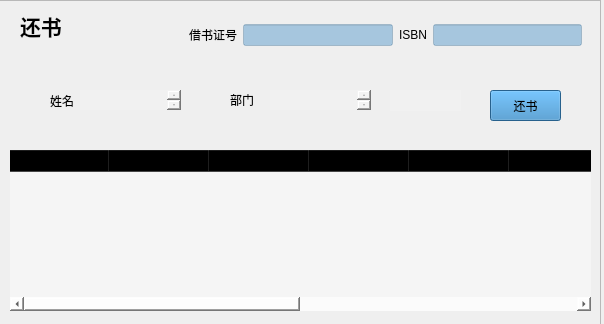
<?xml version="1.0" encoding="UTF-8"?>
<ui version="4.0">
 <class>backbook</class>
 <widget class="QWidget" name="backbook">
  <property name="geometry">
   <rect>
    <x>0</x>
    <y>0</y>
    <width>604</width>
    <height>324</height>
   </rect>
  </property>
  <property name="windowTitle">
   <string>Form</string>
  </property>
  <widget class="QLabel" name="label">
   <property name="geometry">
    <rect>
     <x>20</x>
     <y>10</y>
     <width>71</width>
     <height>31</height>
    </rect>
   </property>
   <property name="text">
    <string>&lt;html&gt;&lt;head/&gt;&lt;body&gt;&lt;p&gt;&lt;span style=&quot; font-size:16pt; font-weight:700;&quot;&gt;还书&lt;/span&gt;&lt;/p&gt;&lt;/body&gt;&lt;/html&gt;</string>
   </property>
  </widget>
  <widget class="QFrame" name="frame">
   <property name="geometry">
    <rect>
     <x>180</x>
     <y>0</y>
     <width>411</width>
     <height>71</height>
    </rect>
   </property>
   <property name="styleSheet">
    <string notr="true">background-color: rgba(255, 255, 255, 0);</string>
   </property>
   <property name="frameShape">
    <enum>QFrame::NoFrame</enum>
   </property>
   <property name="frameShadow">
    <enum>QFrame::Raised</enum>
   </property>
   <layout class="QGridLayout" name="gridLayout">
    <item row="0" column="2">
     <widget class="QLineEdit" name="CardNo">
      <property name="styleSheet">
       <string notr="true">background-color: rgba(54, 136, 197,100);
</string>
      </property>
     </widget>
    </item>
    <item row="0" column="4">
     <widget class="QLineEdit" name="ISBN">
      <property name="styleSheet">
       <string notr="true">background-color: rgba(54, 136, 197, 100);</string>
      </property>
     </widget>
    </item>
    <item row="0" column="1">
     <widget class="QLabel" name="label_3">
      <property name="text">
       <string>借书证号</string>
      </property>
     </widget>
    </item>
    <item row="0" column="3">
     <widget class="QLabel" name="label_2">
      <property name="text">
       <string>ISBN</string>
      </property>
     </widget>
    </item>
   </layout>
  </widget>
  <widget class="QTableWidget" name="resulttable">
   <property name="geometry">
    <rect>
     <x>10</x>
     <y>150</y>
     <width>581</width>
     <height>161</height>
    </rect>
   </property>
   <property name="font">
    <font>
    </font>
   </property>
   <property name="styleSheet">
    <string notr="true">background-color: rgba(255, 255, 255, 100);</string>
   </property>
   <property name="frameShape">
    <enum>QFrame::NoFrame</enum>
   </property>
   <column>
    <property name="text">
     <string>借书时间</string>
    </property>
   </column>
   <column>
    <property name="text">
     <string>ISBN</string>
    </property>
   </column>
   <column>
    <property name="text">
     <string>书名</string>
    </property>
   </column>
   <column>
    <property name="text">
     <string>作者</string>
    </property>
   </column>
   <column>
    <property name="text">
     <string>类别</string>
    </property>
   </column>
   <column>
    <property name="text">
     <string>出版社</string>
    </property>
   </column>
   <column>
    <property name="text">
     <string>年份</string>
    </property>
   </column>
   <column>
    <property name="text">
     <string>价格</string>
    </property>
   </column>
   <column>
    <property name="text">
     <string>总藏书量</string>
    </property>
   </column>
   <column>
    <property name="text">
     <string>目前数量</string>
    </property>
   </column>
  </widget>
  <widget class="QPushButton" name="pushButton">
   <property name="geometry">
    <rect>
     <x>490</x>
     <y>90</y>
     <width>71</width>
     <height>31</height>
    </rect>
   </property>
   <property name="styleSheet">
    <string notr="true">background-color: rgb(54, 136, 197);</string>
   </property>
   <property name="text">
    <string>还书</string>
   </property>
  </widget>
  <widget class="QFrame" name="frame_2">
   <property name="geometry">
    <rect>
     <x>40</x>
     <y>70</y>
     <width>421</width>
     <height>71</height>
    </rect>
   </property>
   <property name="styleSheet">
    <string notr="true">background-color: rgba(255, 255, 255, 0);</string>
   </property>
   <property name="frameShape">
    <enum>QFrame::NoFrame</enum>
   </property>
   <property name="frameShadow">
    <enum>QFrame::Raised</enum>
   </property>
   <widget class="QTextBrowser" name="Name">
    <property name="geometry">
     <rect>
      <x>40</x>
      <y>20</y>
      <width>101</width>
      <height>20</height>
     </rect>
    </property>
    <property name="styleSheet">
     <string notr="true">background-color: rgba(255, 255, 255, 30);</string>
    </property>
    <property name="frameShape">
     <enum>QFrame::NoFrame</enum>
    </property>
   </widget>
   <widget class="QLabel" name="label_4">
    <property name="geometry">
     <rect>
      <x>10</x>
      <y>20</y>
      <width>40</width>
      <height>21</height>
     </rect>
    </property>
    <property name="text">
     <string>姓名</string>
    </property>
   </widget>
   <widget class="QLabel" name="label_5">
    <property name="geometry">
     <rect>
      <x>190</x>
      <y>20</y>
      <width>40</width>
      <height>20</height>
     </rect>
    </property>
    <property name="text">
     <string>部门</string>
    </property>
   </widget>
   <widget class="QTextBrowser" name="Department">
    <property name="geometry">
     <rect>
      <x>230</x>
      <y>20</y>
      <width>101</width>
      <height>20</height>
     </rect>
    </property>
    <property name="styleSheet">
     <string notr="true">background-color: rgba(255, 255, 255, 30);</string>
    </property>
    <property name="frameShape">
     <enum>QFrame::NoFrame</enum>
    </property>
   </widget>
   <widget class="QTextBrowser" name="job">
    <property name="geometry">
     <rect>
      <x>350</x>
      <y>20</y>
      <width>91</width>
      <height>21</height>
     </rect>
    </property>
    <property name="styleSheet">
     <string notr="true">background-color: rgba(255, 255, 255, 30);</string>
    </property>
    <property name="frameShape">
     <enum>QFrame::NoFrame</enum>
    </property>
   </widget>
  </widget>
  <widget class="QFrame" name="frame_3">
   <property name="geometry">
    <rect>
     <x>-20</x>
     <y>0</y>
     <width>621</width>
     <height>371</height>
    </rect>
   </property>
   <property name="styleSheet">
    <string notr="true">border-image: url(:/img/library3.jpeg);</string>
   </property>
   <property name="frameShape">
    <enum>QFrame::StyledPanel</enum>
   </property>
   <property name="frameShadow">
    <enum>QFrame::Raised</enum>
   </property>
  </widget>
  <zorder>frame_3</zorder>
  <zorder>label</zorder>
  <zorder>frame</zorder>
  <zorder>resulttable</zorder>
  <zorder>pushButton</zorder>
  <zorder>frame_2</zorder>
 </widget>
 <resources/>
 <connections/>
</ui>
